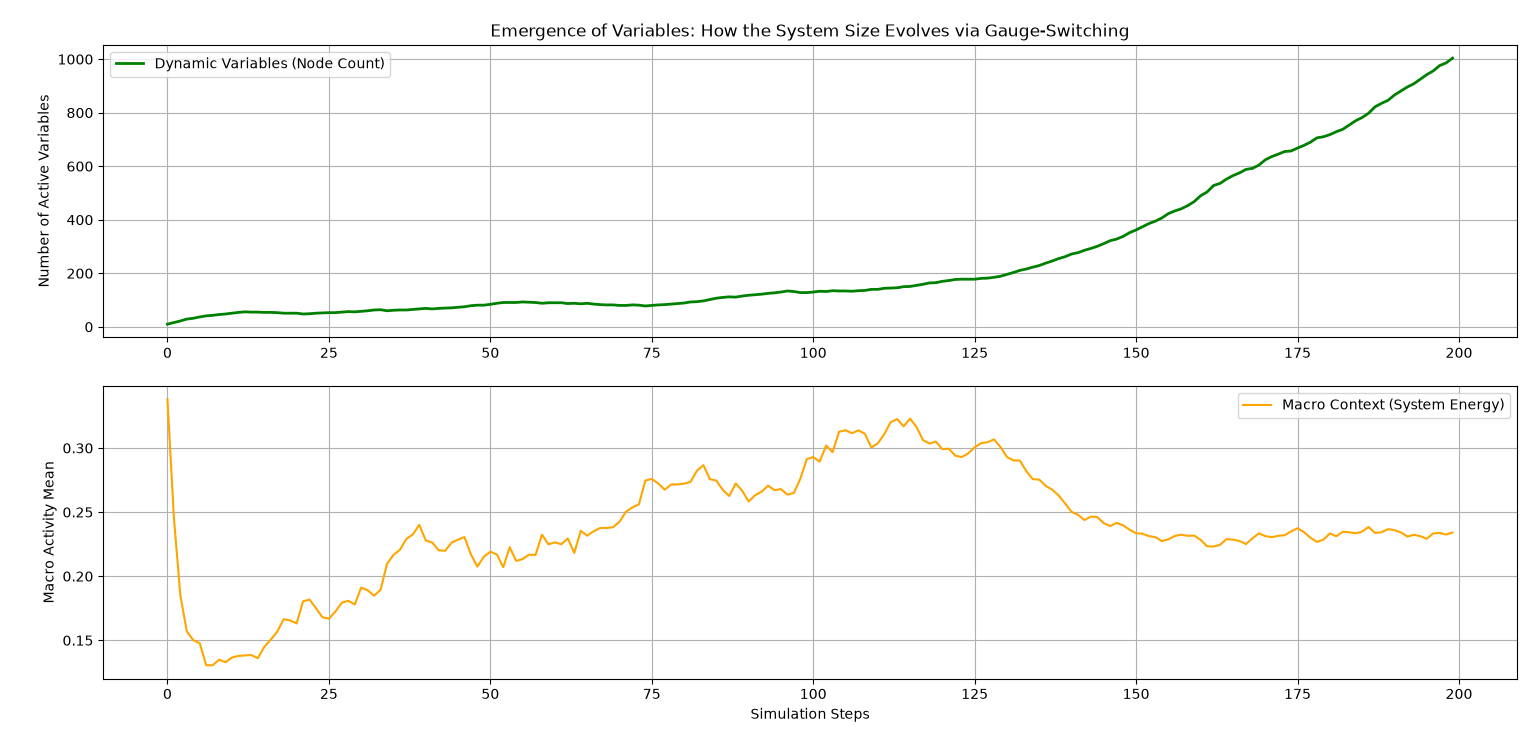

Reproduce this figure in Python.
import numpy as np
import matplotlib.pyplot as plt

# ===== 1. Parameter Settings =====
INIT_NODES = 10       # Initial number of variables (system capacity)
STEPS = 200           # Total number of simulation steps
np.random.seed(7)

# Initial State Definition
# State field 'u' (accumulated potential) and 'W' representing connection parameters
u = np.random.normal(0, 0.5, INIT_NODES)
# Gauge Coupling Matrix W (reconciliation criteria / relational tension; 0 means uncoupled)
W = np.zeros((INIT_NODES, INIT_NODES))
for i in range(INIT_NODES):
    # Establish initial gauge links in a ring/torus topology
    W[i, (i + 1) % INIT_NODES] = np.random.uniform(-0.5, 0.5)

# Arrays for data logging (tracked via lists due to dynamic system size scaling)
history_variable_counts = []
history_macro_activity = []

# ===== 2. Spatiotemporal Calculus Loop with Dynamic Variable Propagation =====
for t in range(STEPS):
    current_size = len(u)
    history_variable_counts.append(current_size)
    
    # ─── 【Spatial Integration】Extraction of Macro Context ───
    macro_context = np.mean(np.abs(u))
    history_macro_activity.append(macro_context)
    
    # Self-referential loop: Macro activity dynamically modulates the gauge switch threshold (sensitivity)
    switch_threshold = 0.3 * (1.0 + 0.5 * np.sin(macro_context))
    
    # ─── 【Spatial Differentiation】Relational Distortion via Gauge-Switching ───
    diff_matrix = np.zeros((current_size, current_size))
    for i in range(current_size):
        for j in range(current_size):
            if W[i, j] != 0:
                # Parallel-transport adjacent reference configurations before computing the spatial derivative
                diff_matrix[i, j] = u[j] * np.cos(W[i, j]) - u[i]

    # ─── 【Temporal Integration】Cumulative State Evolution ───
    # Spatially aggregate the local differences to drive acceleration
    total_diff = np.sum(diff_matrix, axis=1)
    u += total_diff * 0.1  # Continuous temporal integration of states
    u += np.random.normal(0, 0.05, current_size)  # Ubiquitous micro thermal noise (stochastic differentiation)

    # ─── 【Autonomous Variable Generation and Elimination via Gauge-Switching】 ───
    new_nodes_to_add = []
    nodes_to_remove = []
    
    # 1. Variable Multiplication (Spawning mediating bypass nodes when structural tension breaks symmetry)
    for i in range(current_size):
        for j in range(current_size):
            if W[i, j] != 0:
                # Check if the localized relational distortion breaks through the macro-configured critical threshold
                if np.abs(diff_matrix[i, j]) > switch_threshold:
                    # Spawn a new mediating variable to dissipate localized structural stress
                    new_nodes_to_add.append((i, j))
    
    # 2. Variable Pruning (Annihilating redundant variables that have dropped out of active dynamics)
    for i in range(current_size):
        # Identify variables that are overly synchronized or have decayed into inactivity
        if np.abs(u[i]) < 0.01:
            nodes_to_remove.append(i)

    # ─── Dynamic Topological Rewriting (Array Resizing and Re-coupling) ───
    # Expand the state arrays when a phase-transition switch (variable generation) is triggered
    if len(new_nodes_to_add) > 0:
        num_new = len(new_nodes_to_add)
        u = np.append(u, np.random.normal(0, 0.1, num_new))
        
        # Scale up the coupling matrix W to embed the newly generated gauge configurations
        new_W = np.zeros((current_size + num_new, current_size + num_new))
        new_W[:current_size, :current_size] = W
        
        for k, (i, j) in enumerate(new_nodes_to_add):
            new_index = current_size + k
            # Intercept the over-strained link (i->j) by placing the new variable in between to restore cohesion
            new_W[i, j] = 0  # Decouple the over-strained link
            new_W[i, new_index] = W[i, j] * 0.5
            new_W[new_index, j] = np.random.uniform(-0.2, 0.2)
        W = new_W

    # Execute dynamic metabolic pruning (deleting from the highest index downward to preserve array integrity)
    if len(nodes_to_remove) > 0:
        nodes_to_remove = sorted(list(set(nodes_to_remove)), reverse=True)
        for idx in nodes_to_remove:
            if len(u) > 3:  # Prevent total structural collapse by enforcing a baseline grid floor
                u = np.delete(u, idx)
                W = np.delete(W, idx, axis=0)
                W = np.delete(W, idx, axis=1)

# ===== 3. Multiscale Visual Analysis of Self-Propagating Dynamics =====
time_axis = np.arange(STEPS)

plt.figure(figsize=(12, 6))

# Top: Time series tracking the autonomous expansion/contraction of system size
plt.subplot(2, 1, 1)
plt.plot(time_axis, history_variable_counts, color="green", linewidth=2, label="Dynamic Variables (Node Count)")
plt.title("Emergence of Variables: How the System Size Evolves via Gauge-Switching")
plt.ylabel("Number of Active Variables")
plt.grid(True)
plt.legend()

# Bottom: Trajectory of the emergent macro-level global system energy
plt.subplot(2, 1, 2)
plt.plot(time_axis, history_macro_activity, color="orange", linewidth=1.5, label="Macro Context (System Energy)")
plt.xlabel("Simulation Steps")
plt.ylabel("Macro Activity Mean")
plt.grid(True)
plt.legend()

plt.tight_layout()
plt.show()
